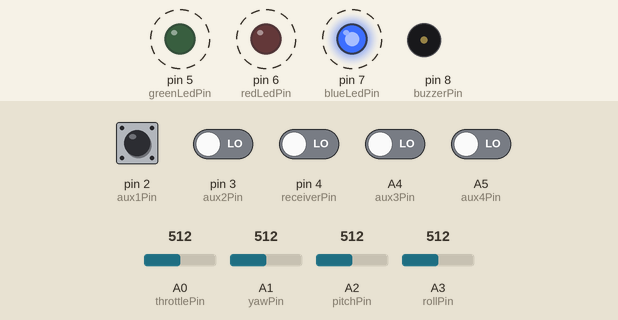
A sketch run on a simulated Arduino Uno, built with avr-gcc and run on an emulated ATmega328P. Shown: output pins drawn as LEDs (lit = HIGH), buzzer (waves = sounding, pin HIGH). Dashed ring = blinking. The test bench sets the inputs (shaded band); at power-on: A4 (aux3Pin), A5 (aux4Pin), pin 2 (aux1Pin), pin 3 (aux2Pin), pin 4 (receiverPin) LOW, A0 (throttlePin) = 512, A1 (yawPin) = 512, A2 (pitchPin) = 512, A3 (rollPin) = 512. No radio packets arrive unless stated.

Above: at 2.2 s.
2.3 s: pin 4 (receiverPin) driven HIGH
At 3.51 s:
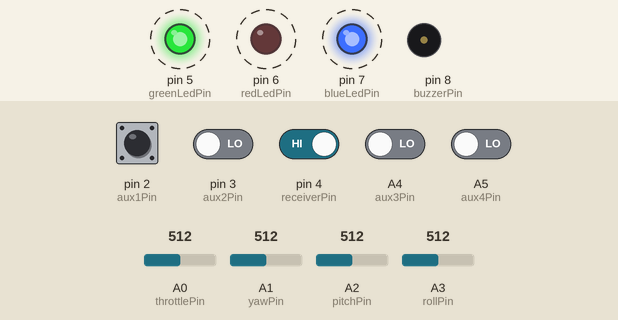
5.3 s: pin 4 (receiverPin) driven LOW
At 6.01 s:
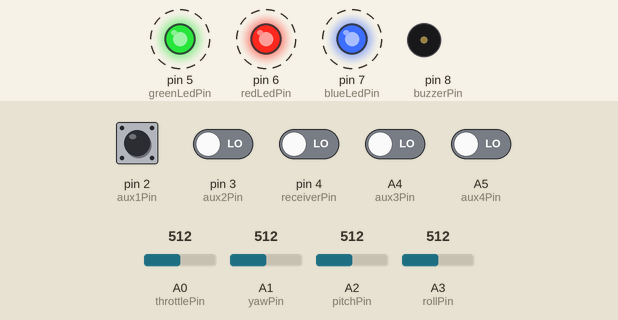
8.3 s: pin 4 (receiverPin) driven HIGH
At 9.54 s:
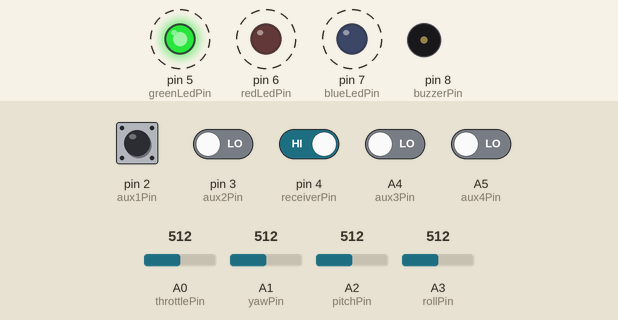
11.3 s: pin 2 (aux1Pin) pulsed HIGH 5 times (0.12 s each, 0.3 s apart)
At 14.05 s:
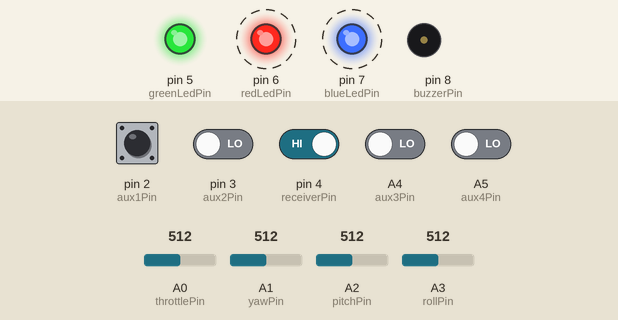
Timing chart, 0 to 18.3 s (numbered marks = the images above; inputs shaded):
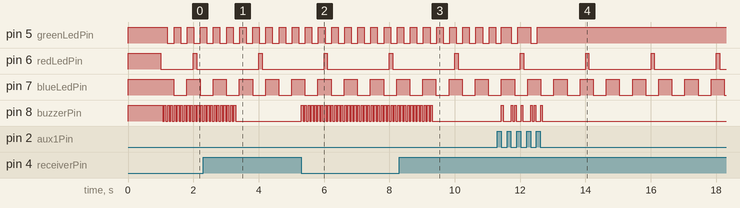

The sketch:

affordablefly_arduino_drone_transmitter.ino
```cpp
#include <SPI.h>
#include <nRF24L01.h>
#include <RF24.h>
#include <Bounce2.h>

//==== Pin Definition ===================================================//
// Pin 9, 10, 11, 12, 13 are used to connect NRF module
// Becareful: when use A6, A7 pin
//      A6, A7 are analog input only, also have no internal pullup.
//      You will need to add external pullup/pulldown resistor for them.
#define throttlePin A0
#define yawPin      A1
#define pitchPin    A2
#define rollPin     A3
#define aux1Pin     2   //Arm states
#define aux2Pin     3   //Flight modes
#define aux3Pin     A4  //Bomb drop
#define aux4Pin     A5  //Beacon
//#define aux5Pin     A6
//#define aux6Pin     A7
#define receiverPin 4
#define greenLedPin 5   // Arm states
#define redLedPin   6   // Receiver numbers
#define blueLedPin  7   // Flight modes
#define buzzerPin   8
//=======================================================================//


//Set receivers ID this transmitter can communicate to
int receiverNames[] = {1, 2, 3, 4};
int radioChannelLowerBoundery = 110;
int radioChannelUpperBoundery = 125;

int aux1Value;
int aux1LowerBoundery = 0;
int aux1UpperBoundery = 1;
int aux2Value;
int aux2LowerBoundery = 0;
int aux2UpperBoundery = 2;
int aux3Value;
int aux3LowerBoundery = 0;
int aux3UpperBoundery = 1;
int aux4Value;
int aux4LowerBoundery = 0;
int aux4UpperBoundery = 1;
int receiverValue;
int receiverLowerBoundery = 0;
int receiverUpperBoundery = sizeof(receiverNames)/sizeof(int) - 1;

boolean aux1Pressed = false;
boolean aux2Pressed = false;
boolean aux3Pressed = false;
boolean aux4Pressed = false;
boolean receiverPressed = false;

Bounce bounce1 = Bounce();
Bounce bounce2 = Bounce();
Bounce bounce3 = Bounce();
Bounce bounce4 = Bounce();
Bounce bounceReceiver = Bounce();

int buzzerTimesToBeep = 0;
int buzzerState = LOW;
const long buzzerBeepInterval = 50;
unsigned long previousBuzzerMillis = 0;

int greenLedState = LOW;
const long greenLedFlashInterval = 200;
unsigned long previousGreenLedMillis = 0;

int redLedTimesToFlash = 0;
int redLedState = LOW;
const long redLedFlashInterval = 100;
const long redLedFlashRestInterval = 2000;
unsigned long previousRedLedMillis = 0;
unsigned long previousRedLedRestMillis = 0;

int blueLedState = LOW;
const long blueLedSlowFlashInterval = 400;
const long blueLedQuickFlashInterval = 200;
unsigned long previousBlueLedMillis = 0;


/*Create a unique pipe out. The receiver has to wear the same unique code*/
const uint64_t pipeOut = 0xE8E8F0F0E1LL; //IMPORTANT: The same as in the receiver
const int channel = 120;
RF24 radio(9, 10); // CE, CSN  pin


// The sizeof this struct should not exceed 32 bytes
// This gives us up to 32 8 bits channals
struct MyData {
  byte uniqueId;
  byte throttle;
  byte yaw;
  byte pitch;
  byte roll;
  byte AUX1;
  byte AUX2;
  byte AUX3;
  byte AUX4;
};
struct AckData {
  float votage;
};

AckData ackData;
MyData data;

void resetData()
{
  //This are the start values of each channal
  // Throttle is 0 in order to stop the motors
  //127 is the middle value of the 10ADC.
  data.throttle = 0;
  data.yaw = 127;
  data.pitch = 127;
  data.roll = 127;
  data.AUX1 = 0;
  data.AUX2 = 0;
  data.AUX3 = 0;
  data.AUX4 = 0;
}

void setup()
{
  Serial.begin(115200);
  //Serial.println("System starting...");
  //Start everything up
  pinMode(greenLedPin, OUTPUT);
  pinMode(redLedPin, OUTPUT);
  pinMode(blueLedPin, OUTPUT);
  pinMode(buzzerPin, OUTPUT);
  digitalWrite(greenLedPin, HIGH);
  digitalWrite(redLedPin, HIGH);
  digitalWrite(blueLedPin, HIGH);
  digitalWrite(buzzerPin, HIGH);

  aux1Value = aux1LowerBoundery;
  aux2Value = aux2LowerBoundery;
  aux3Value = aux3LowerBoundery;
  aux4Value = aux4LowerBoundery;
  receiverValue = receiverLowerBoundery;
  bounce1.attach(aux1Pin);
  bounce2.attach(aux2Pin);
  bounce3.attach(aux3Pin);
  bounce4.attach(aux4Pin);
  bounceReceiver.attach(receiverPin);
  bounce1.interval(5);
  bounce2.interval(5);
  bounce3.interval(5);
  bounce4.interval(5);
  bounceReceiver.interval(5);

  //Serial.println("Initialsing NRF24L01 module...");
  radio.begin();
  radio.setPALevel(RF24_PA_MAX);
  //radio.setAutoAck(true);
  radio.enableAckPayload();
  radio.setChannel(channel);
  radio.setDataRate(RF24_250KBPS);
  radio.openWritingPipe(pipeOut);
  //Serial.println("NRF24L01 module is ready.");

  delay(1000);
  resetData();
  digitalWrite(greenLedPin, LOW);
  digitalWrite(redLedPin, LOW);
  digitalWrite(blueLedPin, LOW);
  digitalWrite(buzzerPin, LOW);
  //Serial.println("System is ready.");
}

/**************************************************/

// Returns a corrected value for a joystick position that takes into account
// the values of the outer extents and the middle of the joystick range.
int mapJoystickValues(int val, int lower, int middle, int upper, bool reverse)
{
  val = constrain(val, lower, upper);
  if ( val < middle )
    val = map(val, lower, middle, 0, 128);
  else
    val = map(val, middle, upper, 128, 255);
  return ( reverse ? 255 - val : val );
}

int revertButtonValue(int val) {
  if (val == 0)
    return 1;
  else
    return 0;
}

// Set buttons value
void setButtonsValue(){
  bounce1.update();
  bounce2.update();
  bounce3.update();
  bounce4.update();
  bounceReceiver.update();

  if(bounce1.read() == LOW){
    if(!aux1Pressed){
      aux1Value++;
      if(aux1Value > aux1UpperBoundery){
        aux1Value = aux1LowerBoundery;
      }
      aux1Pressed = true;
      buzzerTimesToBeep = aux1Value + 1;
    }
  }else{
    aux1Pressed = false;
  }

  if(bounce2.read() == LOW){
    if(!aux2Pressed){
      aux2Value++;
      if(aux2Value > aux2UpperBoundery){
        aux2Value = aux2LowerBoundery;
      }
      aux2Pressed = true;
      buzzerTimesToBeep = aux2Value + 1;
    }
  }else{
    aux2Pressed = false;
  }

  if(bounce3.read() == LOW){
    if(!aux3Pressed){
      aux3Value++;
      if(aux3Value > aux3UpperBoundery){
        aux3Value = aux3LowerBoundery;
      }
      aux3Pressed = true;
      buzzerTimesToBeep = aux3Value + 1;
    }
  }else{
    aux3Pressed = false;
  }

  if(bounce4.read() == LOW){
    if(!aux4Pressed){
      aux4Value++;
      if(aux4Value > aux4UpperBoundery){
        aux4Value = aux4LowerBoundery;
      }
      aux4Pressed = true;
      buzzerTimesToBeep = aux4Value + 1;
    }
  }else{
    aux4Pressed = false;
  }

  if(bounceReceiver.read() == LOW){
    if(aux1Value > 0){
      // Any kinds of Armed state, prevent from disconnection
      buzzerTimesToBeep = 10;
    }else{
      if(!receiverPressed){
        receiverValue++;
        if(receiverValue > receiverUpperBoundery){
          receiverValue = receiverLowerBoundery;
        }
        receiverPressed = true;
        buzzerTimesToBeep = receiverValue + 1;
      }
    }
  }else{
    receiverPressed = false;
  }
}

void flashLeds(unsigned long currentLedMillis){
  flashGreenLed(currentLedMillis);
  flashRedLed(currentLedMillis);
  flashBlueLed(currentLedMillis);
}

void flashGreenLed(unsigned long currentLedMillis){
  if(aux1Value == 0){
    //Not armed
    greenLedState = HIGH;
  }else if(aux1Value == 1){
    //Armed, flash it
    if(currentLedMillis - previousGreenLedMillis >= greenLedFlashInterval){
      previousGreenLedMillis = currentLedMillis;
      greenLedState = !greenLedState;
//      if(greenLedState == LOW){
//        greenLedState = HIGH;
//      }else{
//        greenLedState = LOW;
//      }
    }
  }else{
    //Out of range
  }
  digitalWrite(greenLedPin, greenLedState);
}

void flashRedLed(unsigned long currentLedMillis){
  if(currentLedMillis - previousRedLedRestMillis >= redLedFlashRestInterval){
    previousRedLedRestMillis = currentLedMillis;
    redLedTimesToFlash = receiverValue + 1;
  }
  if(redLedTimesToFlash > 0){
    if(currentLedMillis - previousRedLedMillis >= redLedFlashInterval){
      previousRedLedMillis = currentLedMillis;
      redLedState = !redLedState;
      if(redLedState == LOW){
        redLedTimesToFlash--;
      }
    }
  }else{
    redLedState = LOW;
  }
  digitalWrite(redLedPin, redLedState);
}

void flashBlueLed(unsigned long currentLedMillis){
  if(aux2Value == 0){
    //Balanced
    blueLedState = HIGH;
  }else if(aux2Value == 1){
    //Horizon, flash slowly
    if(currentLedMillis - previousBlueLedMillis >= blueLedSlowFlashInterval){
      previousBlueLedMillis = currentLedMillis;
      blueLedState = !blueLedState;
    }
  }else if(aux2Value == 2){
    //Acro, flash quickly
    if(currentLedMillis - previousBlueLedMillis >= blueLedQuickFlashInterval){
      previousBlueLedMillis = currentLedMillis;
      blueLedState = !blueLedState;
    }
  }else{
    //Out of range
  }
  digitalWrite(blueLedPin, blueLedState);
}

void beepBuzzer(unsigned long currentBuzzerMillis){
  if(buzzerTimesToBeep > 0 || buzzerState == HIGH){
    if(currentBuzzerMillis - previousBuzzerMillis >= buzzerBeepInterval){
      previousBuzzerMillis = currentBuzzerMillis;
      if(buzzerState == LOW){
        buzzerState = HIGH;
        buzzerTimesToBeep--;
      }else{
        buzzerState = LOW;
      }
      digitalWrite(buzzerPin, buzzerState);
//      Serial.print("setting buzzer pin to ");
//      Serial.print(buzzerState);
//      Serial.print("    TimesToBeep: ");
//      Serial.print(buzzerTimesToBeep);
//      Serial.print("\n");
    }
  }
}

float votage = 0;
int sendCount = 0;
int ackCount = 0;
const long countInterval = 1000;
unsigned long previousCountMillis = 0;

//////////////////////Test
enum RadioMode {
  normal,
  bind
};
RadioMode radioMode = bind;

struct BindingData {
  byte mode;
  byte channel;
  byte uniqueId;
};
BindingData bindingData;
BindingData ackBindingData;


void loop()
{
  setButtonsValue();
  unsigned long currentMillis = millis();
  beepBuzzer(currentMillis);
  flashLeds(currentMillis);

  // The calibration numbers used here should be measured
  // for your joysticks till they send the correct values.
  data.uniqueId   = 111;
  data.throttle = mapJoystickValues( analogRead(throttlePin), 1, 510, 1020, false );
  data.yaw      = mapJoystickValues( analogRead(yawPin),  1, 518, 1020, true );
  data.pitch    = mapJoystickValues( analogRead(pitchPin), 1, 518, 1020, false );
  data.roll     = mapJoystickValues( analogRead(rollPin), 1, 506, 1020, true );
  data.AUX1     = aux1Value;
  data.AUX2     = aux2Value;
  data.AUX3     = aux3Value;
  data.AUX4     = aux4Value;

//  Serial.print("Header: ");   Serial.print(data.header);    Serial.print("    ");
//  Serial.print("Throttle: "); Serial.print(data.throttle);  Serial.print("    ");
//  Serial.print("Yaw: ");      Serial.print(data.yaw);       Serial.print("    ");
//  Serial.print("Pitch: ");    Serial.print(data.pitch);     Serial.print("    ");
//  Serial.print("Roll: ");     Serial.print(data.roll);      Serial.print("    ");
//  Serial.print("Aux1: ");     Serial.print(data.AUX1);      Serial.print("    ");
//  Serial.print("Aux2: ");     Serial.print(data.AUX2);      Serial.print("    ");
//  Serial.print("Aux3: ");     Serial.print(data.AUX3);      Serial.print("    ");
//  Serial.print("Aux4: ");     Serial.print(data.AUX4);      Serial.print("\n");
//
  if(radio.write(&data, sizeof(MyData))){
    sendCount++;
    if(radio.isAckPayloadAvailable()){
      radio.read(&ackData, sizeof(AckData));
      ackCount++;
      Serial.println(ackData.votage);
    }
  }

//    bindingData.mode = bind;
//    bindingData.channel = 120;
//    bindingData.uniqueId = 111;
//    if(radio.write(&bindingData, sizeof(BindingData))){
//      Serial.println("Binding data sent.");
//      if(radio.isAckPayloadAvailable()){
//        radio.read(&ackBindingData, sizeof(BindingData));
//        Serial.print("Mode: ");     Serial.print(ackBindingData.mode);      Serial.print("    ");
//        Serial.print("Channel: ");  Serial.print(ackBindingData.channel);   Serial.print("    ");
//        Serial.print("UniqueId: "); Serial.print(ackBindingData.uniqueId);  Serial.print("\n");
//        bindingData.mode = normal;
//      }
//    }
//      Serial.print("Mode: ");     Serial.print(bindingData.mode);      Serial.print("    ");
//  Serial.print("Channel: ");     Serial.print(bindingData.channel);      Serial.print("    ");
//  Serial.print("UniqueId: ");     Serial.print(bindingData.uniqueId);      Serial.print("\n");

  if(currentMillis - previousCountMillis >= countInterval){
    previousCountMillis = currentMillis;
    if(votage <= 10.5 && votage > 0){
      buzzerTimesToBeep = 5;
    }
//    if(ackCount/sendCount < 0.8){
//      buzzerTimesToBeep = 5;
//    }
//    if(ackData.throttle > 200){
//      buzzerTimesToBeep = 5;
//    }else{
//      buzzerTimesToBeep = 0;
//    }
    //Serial.print(sendCount); Serial.print("    "); Serial.print(ackCount); Serial.print("    "); Serial.print(ackCount/sendCount); Serial.print("\n");
    ackCount = 0;
    sendCount = 0;
  }
}
```

Measured:
- after the input at 2.3 s, pin 8 (buzzerPin): goes on until 3.3 s, then stays LOW
- after the input at 5.3 s, pin 8 (buzzerPin): alternates HIGH for 0.05 s and LOW for 0.05 s, starting at once
- after the input at 8.3 s, pin 8 (buzzerPin): goes on until 9.3 s, then stays LOW
- after the input at 11.3 s, pin 8 (buzzerPin): LOW → HIGH after 0.13 s, then repeats every 0.60 s: LOW 0.25 s, HIGH 0.05 s, LOW 0.05 s, HIGH 0.05 s, LOW 0.15 s, HIGH 0.05 s, until it stays LOW from 12.7 s
- by itself, pin 6 (redLedPin): alternates HIGH for 0.10 s and LOW for 1.9 s
- by itself, pin 7 (blueLedPin): alternates HIGH for 0.40 s and LOW for 0.40 s
- by itself, pin 8 (buzzerPin): alternates HIGH for 0.05 s and LOW for 0.05 s
